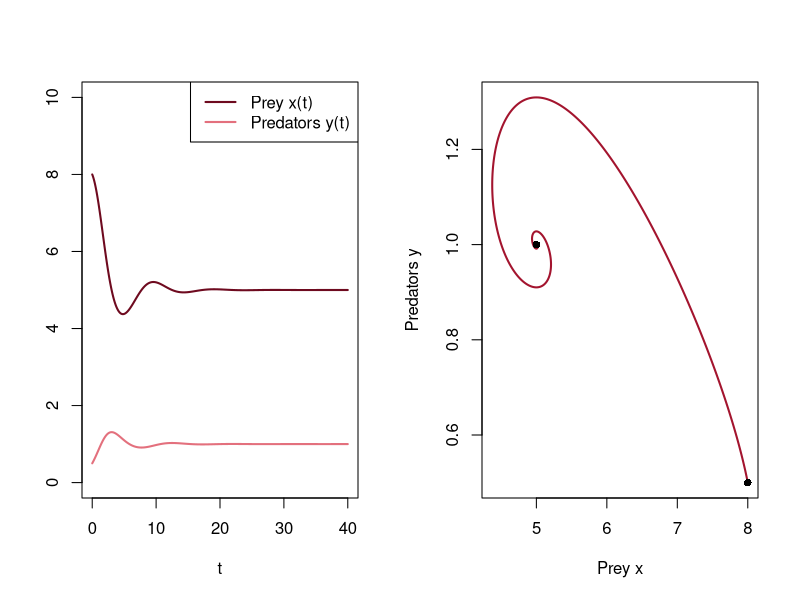

Reproduce this figure in R.
# Fig. 4.2: Continuous predator-prey model (book, Section 4.1, Eq. 4.2)
# dx/dt = r (1 - x/K) x - c x y,  dy/dt = d x y - e y  with r = 1, K = 10, c = 0.5, d = 0.2, e = 1, x(0) = 8, y(0) = 0.5
# left time courses, right the same solution in the phase plane
# (c) 2026 Philipp Kügler · Program for the book "Dynamical Systems in the Life Sciences" · MIT License (see LICENSE)
library(deSolve)                         # package deSolve: install.packages("deSolve")
r <- 1; K <- 10; c <- 0.5; d <- 0.2; e <- 1
f <- function(t, z) c(r * (1 - z[1] / K) * z[1] - c * z[1] * z[2], d * z[1] * z[2] - e * z[2])
loese <- function(f, z0, t) ode(z0, t, function(t, z, p) list(f(t, z)), NULL, method = "lsoda", rtol = 1e-10, atol = 1e-12)

x <- loese(f, c(8, 0.5), seq(0, 40, length.out = 2001))   # columns: time, x, y
for (tt in c(10, 20, 40)) {
  i <- which(x[, 1] >= tt - 1e-9)[1]
  cat(sprintf("t = %2d: x = %.3f,  y = %.3f\n", tt, x[i, 2], x[i, 3]))
}
cat(sprintf("steady state (e/d, r/c (1 - e/(d K))) = (%g, %g)\n", e / d, r / c * (1 - e / (d * K))))
par(mfrow = c(1, 2))
plot(x[, 1], x[, 2], type = "l", col = rgb(0.43, 0.04, 0.12), lwd = 2, ylim = c(0, 10), xlab = "t", ylab = "")
lines(x[, 1], x[, 3], col = rgb(0.89, 0.44, 0.49), lwd = 2)
legend("topright", legend = c("Prey x(t)", "Predators y(t)"), col = c(rgb(0.43, 0.04, 0.12), rgb(0.89, 0.44, 0.49)), lwd = 2)
plot(x[, 2], x[, 3], type = "l", col = rgb(0.64, 0.08, 0.18), lwd = 2, xlab = "Prey x", ylab = "Predators y")
points(c(8, 5), c(0.5, 1), pch = 16)
